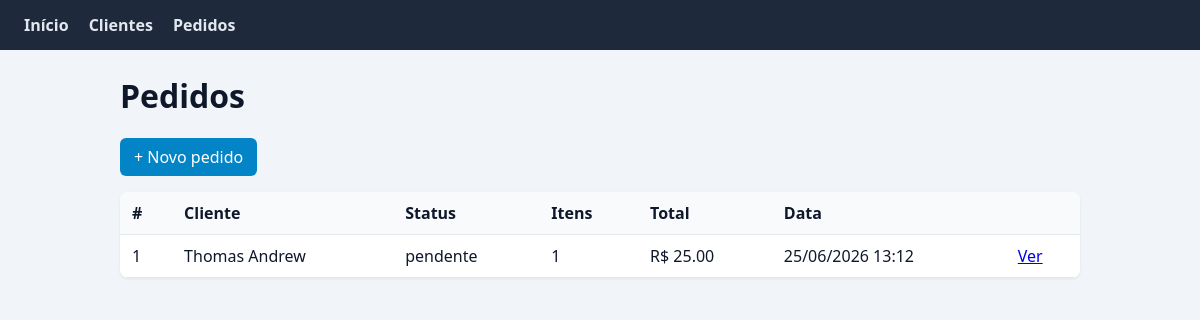
Page /pedidos/ on the committed database.
### models/pedido.py (models this page shows, shortened)
class Pedido(ModeloBase):
    __tablename__ = "pedidos"
    cliente_id = db.Column(db.Integer, db.ForeignKey("clientes.id"), nullable=False)
    status = db.Column(db.String(30), nullable=False, default="pendente")
    observacao = db.Column(db.String(255), nullable=True)
    cliente = db.relationship("Cliente", back_populates="pedidos")
    itens = db.relationship(
        "ItemPedido", back_populates="pedido", cascade="all, delete-orphan"
    )
    @property
    def total(self):
        return sum(item.subtotal for item in self.itens)
    @classmethod
    def listar_com_cliente(cls):
        return cls.query.order_by(cls.data_criacao.desc()).all()

class ItemPedido(ModeloBase):
    __tablename__ = "itens_pedido"
    pedido_id = db.Column(db.Integer, db.ForeignKey("pedidos.id"), nullable=False)
    produto = db.Column(db.String(120), nullable=False)
    quantidade = db.Column(db.Integer, nullable=False, default=1)
    preco_unitario = db.Column(db.Float, nullable=False)
    pedido = db.relationship("Pedido", back_populates="itens")
    @property
    def subtotal(self):
        return self.quantidade * self.preco_unitario

### models/cliente.py (models this page shows, shortened)
class Cliente(ModeloBase):
    __tablename__ = "clientes"
    nome = db.Column(db.String(120), nullable=False)
    email = db.Column(db.String(120), nullable=False)
    telefone = db.Column(db.String(20), nullable=True)
    pedidos = db.relationship("Pedido", back_populates="cliente", lazy=True)

### controllers/pedidos_controller.py (the view)
@pedidos_bp.route("/")
def listar():
    return render_template(
        "pedidos/lista.html", pedidos=Pedido.listar_com_cliente()
    )

### views/templates/pedidos/lista.html (shortened to what this page needs)
{% extends "layout.html" %}
{% block content %}
<h1>Pedidos</h1>
<p><a class="btn" href="{{ url_for('pedidos.cadastrar') }}">+ Novo pedido</a></p>
{% if pedidos %}
<table>
    <thead>
        <tr>
            <th>#</th>
            <th>Cliente</th>
            <th>Status</th>
            <th>Itens</th>
            <th>Total</th>
            <th>Data</th>
            <th></th>
        </tr>
    </thead>
    <tbody>
        {% for pedido in pedidos %}
        <tr>
            <td>{{ pedido.id }}</td>
            <td>{{ pedido.cliente.nome }}</td>
            <td>{{ pedido.status }}</td>
            <td>{{ pedido.itens|length }}</td>
            <td>R$ {{ "%.2f"|format(pedido.total) }}</td>
            <td>{{ pedido.data_criacao.strftime('%d/%m/%Y %H:%M') }}</td>
            <td><a href="{{ url_for('pedidos.detalhe', pedido_id=pedido.id) }}">Ver</a></td>
        </tr>
        {% endfor %}
    </tbody>
</table>
{% else %}
<p class="vazio">Nenhum pedido cadastrado.</p>
{% endif %}
{% endblock %}

### views/static/css/style.css (style rules this page uses)
body { font-family: "Segoe UI", Arial, sans-serif; margin: 0; background: #f1f5f9; color: #0f172a; }
table { width: 100%; border-collapse: collapse; background: #fff; border-radius: 8px; overflow: hidden; box-shadow: 0 1px 3px rgba(0, 0, 0, 0.08); }
th, td { padding: 10px 12px; border-bottom: 1px solid #e2e8f0; text-align: left; }
th { background: #f8fafc; }
.btn { display: inline-block; padding: 8px 14px; background: #0284c7; color: #fff; text-decoration: none; border-radius: 6px; }

### rows in the picture
Pedido: id "1", cliente.nome "Thomas Andrew", status "pendente", itens|length "1", data_criacao "25/06/2026 13:12"
ItemPedido: total "25.00"
